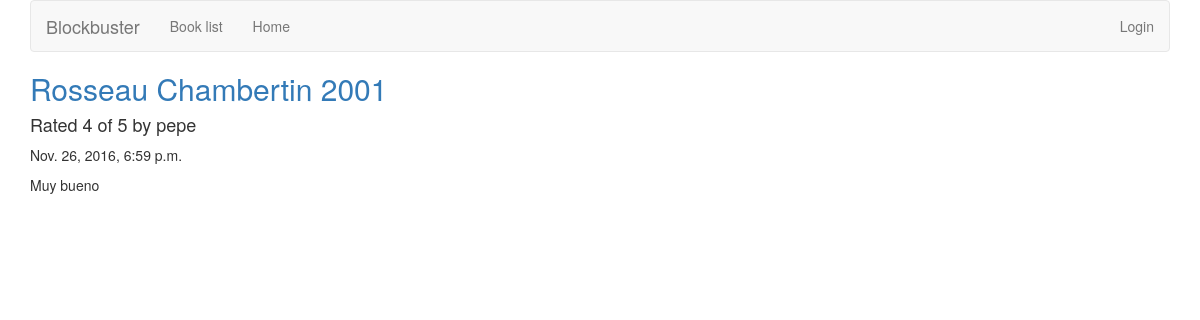
Page /bookfinder/review/35/ on the committed database.
### bookfinder/models.py (models this page shows, shortened)
class Review(models.Model):
    RATING_CHOICES = (
        (1, '1'),
        (2, '2'),
        (3, '3'),
        (4, '4'),
        (5, '5'),
    )
    book = models.ForeignKey(Book)
    pub_date = models.DateTimeField('date published')
    user_name = models.CharField(max_length=100)
    comment = models.CharField(max_length=200)
    rating = models.IntegerField(choices=RATING_CHOICES)

class Book(models.Model):
    name = models.CharField(max_length = 200)

### bookfinder/views.py (the view)
# urls.py: url(r'^review/(?P<review_id>[0-9]+)/$', views.review_detail, name='review_detail'),
def review_detail(request, review_id):
    review = get_object_or_404(Review, pk=review_id)
    return render(request, 'bookfinder/review_detail.html', {'review': review})

### bookfinder/templates/bookfinder/review_detail.html
{% extends 'base.html' %}
{% block title %}
<h2><a href="{% url 'bookfinder:book_detail' review.book.id %}">{{ review.book.name }}</a></h2>
{% endblock %}
{% block content %}
<h4>Rated {{ review.rating }} of 5 by {{ review.user_name }}</h4>
<p>{{ review.pub_date }}</p>
<p>{{ review.comment }}</p>
{% endblock %}

### rows in the picture
Review: book.name "Rosseau Chambertin 2001", rating "4", user_name "pepe", pub_date "Nov. 26, 2016, 6:59 p.m.", comment "Muy bueno"
